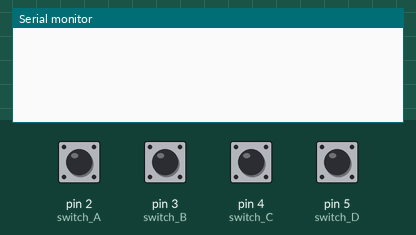
Bench run of a sketch on a simulated Arduino Uno, built with avr-gcc and run on an emulated ATmega328P. Parts: the last lines printed to the serial monitor. Inputs (shaded band) come from the test bench; at power-on: pin 2 (switch_A), pin 3 (switch_B), pin 4 (switch_C), pin 5 (switch_D) LOW.

Above: at 1.2 s.
1.3 s: pin 2 (switch_A) pulled HIGH for 0.15 s
At 1.8 s:
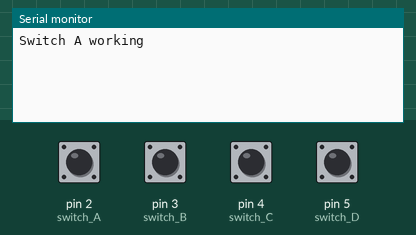
2.9 s: pin 3 (switch_B) pulled HIGH for 1 s
At 4.5 s:
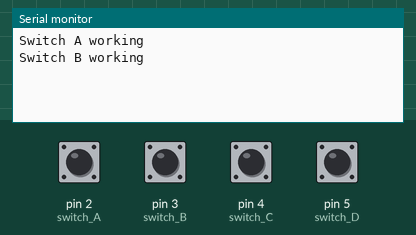
5.4 s: pin 4 (switch_C) pulled HIGH for 0.15 s
At 6.1 s:
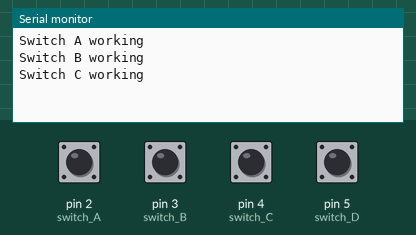
7.0 s: pin 5 (switch_D) pulled HIGH for 1 s
At 8.9 s:
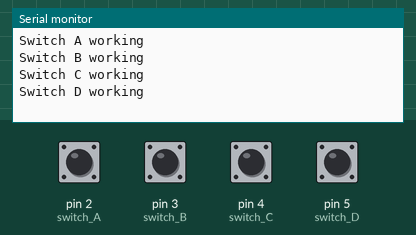

Measured:
- after the input at 1.3 s, the serial monitor: prints a new line at once (image 1)
- after the input at 2.9 s, the serial monitor: prints a new line after 0.40 s (image 2)
- after the input at 5.4 s, the serial monitor: prints a new line at once (image 3)
- after the input at 7.0 s, the serial monitor: prints a new line after 0.40 s (image 4)

The sketch:

sketch_aug29a.ino
```cpp
//constants
  int A = 0;
  int B = 0;
  int C = 0;
  int D = 0;
  int i,code;

//declaring pin numbers
int const  switch_A= 2;
int const  switch_B= 3;
int const  switch_C= 4;
int const  switch_D= 5;
int combination[4] ={5,3,4,2};
int userInput[4];
int serialoutput[4];

//array for oattern combination


void setup() {
  // put your setup code here, to run once:
  Serial.begin(9600); //opens serial port, setting data rate to 9600 bps
  pinMode(switch_A, INPUT);
  pinMode(switch_B, INPUT);
  pinMode(switch_C, INPUT);
  pinMode(switch_D, INPUT);

}

void loop() {
  // put your main code here, to run repeatedly:


//enter code

for(0;i<4;i++){

  //do nothing if pin is low
  while(A!=HIGH && B != HIGH && C!=HIGH && D!=HIGH){
    A= digitalRead(switch_A);
    B= digitalRead(switch_B);
    C= digitalRead(switch_C);
    D= digitalRead(switch_D);
    };

  //if pin is high!
  if(A == HIGH){
    Serial.println("Switch A working \n");
    code = switch_A;
    userInput[i]=code;
    delay(1000);
  }

   else if(B == HIGH){
    Serial.print("Switch B working \n");
    code = switch_B;
    userInput[i]=code;
    delay(1000);

  }
  else if(C == HIGH){
    Serial.println("Switch C working \n");
    code = switch_C;
    userInput[i]=code;
    delay(1000);

  }
  else if(D == HIGH){
    Serial.println("Switch D working \n");
    code = switch_D;
    userInput[i]=code;
    delay(1000);
    D=LOW;
    digitalWrite(switch_D, LOW);
    }
    //reset
    A=LOW;B=LOW;C=LOW;
    digitalWrite(switch_A, LOW);
    digitalWrite(switch_B, LOW);
    digitalWrite(switch_C, LOW);

    delay(1000);
  }//end for loop

  //display array
//  for(i=0;i<4;i++){
//    Serial.print(userInput[i]);
//    delay(1000);
//  }

  //compare pattern
  for(i=0;i<4;i++){
    if(combination[i] != userInput[i]){
      Serial.print("Please try again!");delay(10000);
     }
  }
  Serial.print("Unlocked!");delay(10000);

}
```
